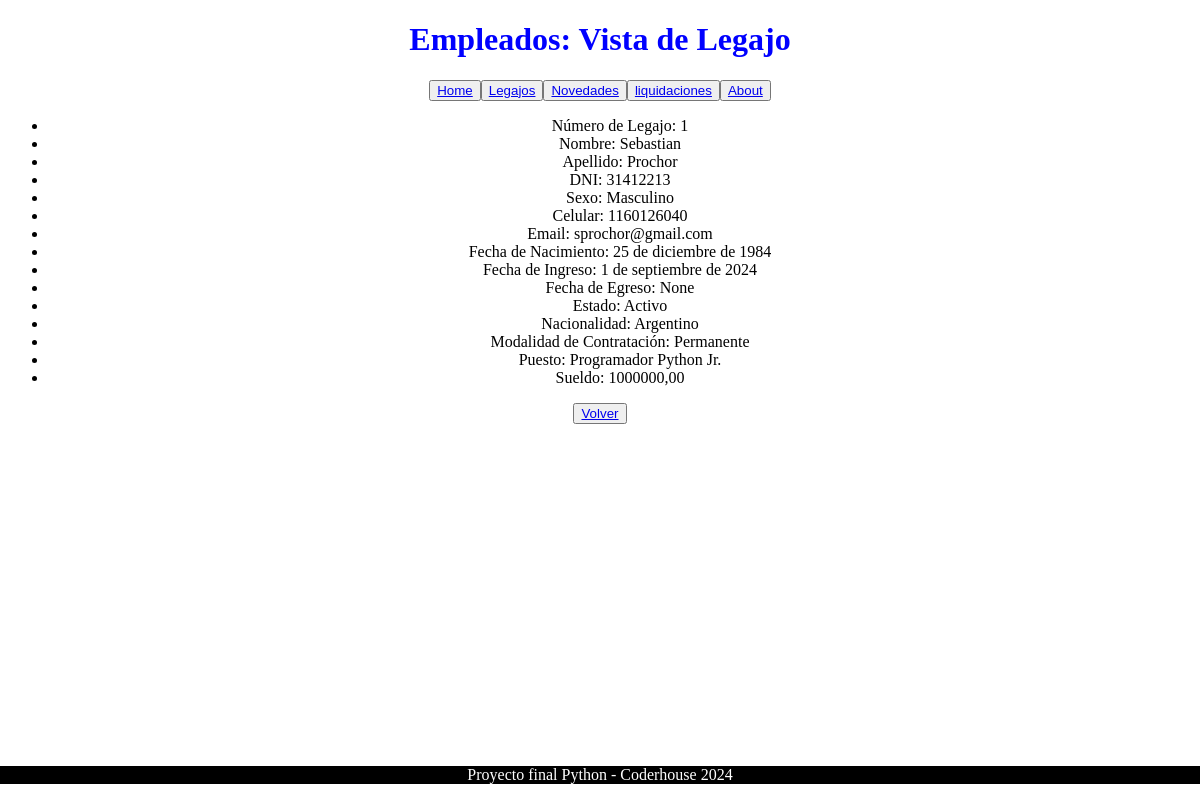
Page /empleado/detail/1 on the earlier database version.
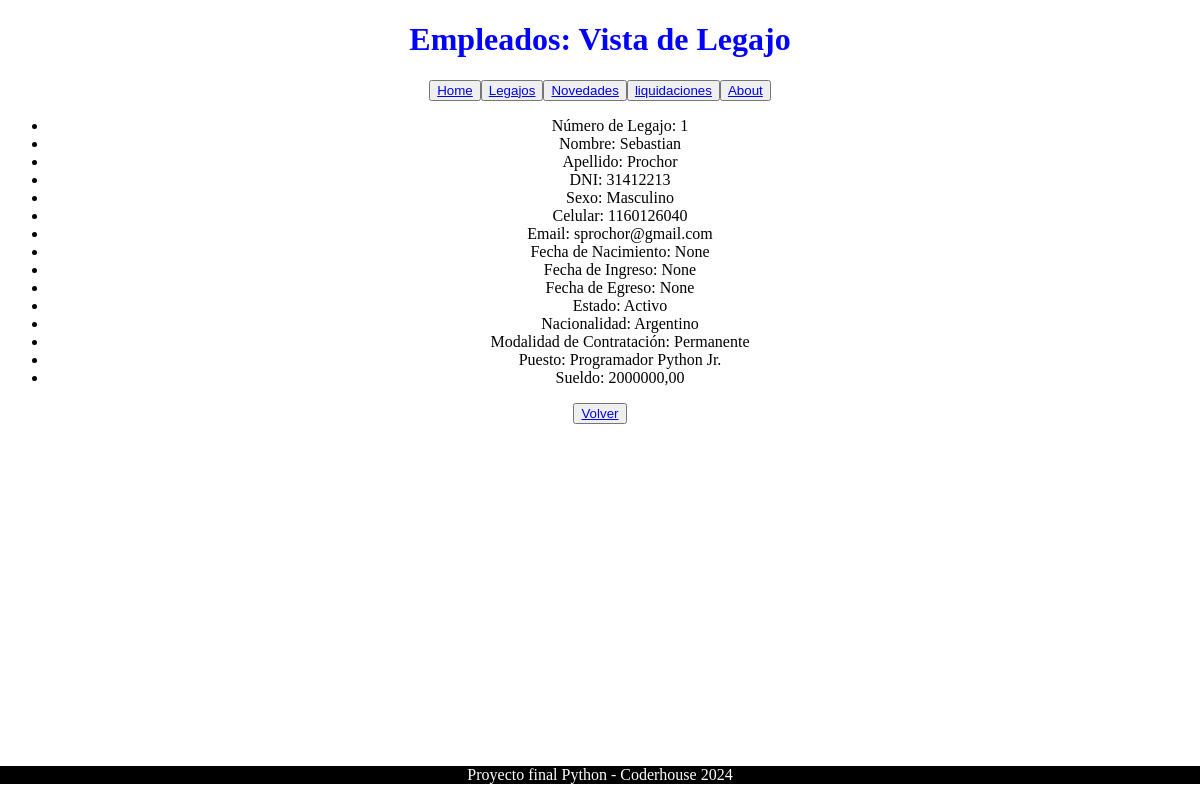
Same page on the later database version.
### nominas/models.py (models this page shows, shortened)
class Empleado(models.Model):
    SEXO_CHOICES = [
        ('M', 'Masculino'),
        ('F', 'Femenino'),
    ]
    ESTADO_CHOICES = [
        ('A', 'Activo'),
        ('P', 'Pasivo'),
    ]
    MOD_CONTRATACION_CHOICES = [
        ('T', 'Temporal'),
        ('P', 'Permanente'),
    ]
    nro_legajo = models.AutoField(primary_key=True)
    nombre_empleado = models.CharField(max_length=50)
    apellido_empleado = models.CharField(max_length=50)
    dni = models.CharField(max_length=8)
    sexo_empleado = models.CharField(max_length=1, choices=SEXO_CHOICES)  # Elección entre Masculino y Femenino
    celular = models.CharField(max_length=30, blank=True, null=True)
    mail = models.CharField(max_length=50, blank=True, null=True)
    fecha_de_nacimiento = models.DateField(auto_now_add=False, auto_now=False, verbose_name='Fecha de Nacimiento')
    fecha_de_ingreso = models.DateField()
    fecha_de_egreso = models.DateField(blank=True, null=True)
    estado = models.CharField(max_length=1, choices=ESTADO_CHOICES)  # Elección entre Activo y Pasivo
    nacionalidad = models.CharField(max_length=100)  # Campo para ingresar el país a mano
    mod_contratacion = models.CharField(max_length=1, choices=MOD_CONTRATACION_CHOICES, blank=True, null=True)  # Elección entre Temporal y Permanente
    puesto = models.CharField(max_length=100)
    sueldo = models.DecimalField(max_digits=10, decimal_places=2)  # Sueldo en formato de moneda

### nominas/views.py (the view)
# urls.py: path('empleado/detail/<int:pk>', views.empleado_detail, name="empleado_detail"),
def empleado_detail(request, pk: int):
    query = Empleado.objects.get(nro_legajo=pk)
    context = {'object': query}
    return render(request, 'nominas/empleado_detail.html', context)

### nominas/templates/nominas/empleado_detail.html
{% extends 'core/base.html' %}
{% block header %}
Empleados: Vista de Legajo
{% endblock header %}
{% block main %}
    <ul>
        <li>Número de Legajo: {{ object.nro_legajo }}</li>
        <li>Nombre: {{ object.nombre_empleado }}</li>
        <li>Apellido: {{ object.apellido_empleado }}</li>
        <li>DNI: {{ object.dni }}</li>
        <li>Sexo: {{ object.get_sexo_empleado_display }}</li>
        <li>Celular: {{ object.celular }}</li>
        <li>Email: {{ object.mail }}</li>
        <li>Fecha de Nacimiento: {{ object.fecha_de_nacimiento }}</li>
        <li>Fecha de Ingreso: {{ object.fecha_de_ingreso }}</li>
        <li>Fecha de Egreso: {{ object.fecha_de_egreso }}</li>
        <li>Estado: {{ object.get_estado_display }}</li>
        <li>Nacionalidad: {{ object.nacionalidad }}</li>
        <li>Modalidad de Contratación: {{ object.get_mod_contratacion_display }}</li>
        <li>Puesto: {{ object.puesto }}</li>
        <li>Sueldo: {{ object.sueldo|floatformat:2 }}</li>
    </ul>
    <button>
        <a href="{% url 'empleado_list' %}">Volver</a>
    </button>
{% endblock main %}

Differences in the rows shown:
changed Empleado "Sebastian": fecha_de_nacimiento "25 de diciembre de 1984" → "None"; fecha_de_ingreso "1 de septiembre de 2024" → "None"; sueldo "1000000,00" → "2000000,00"
